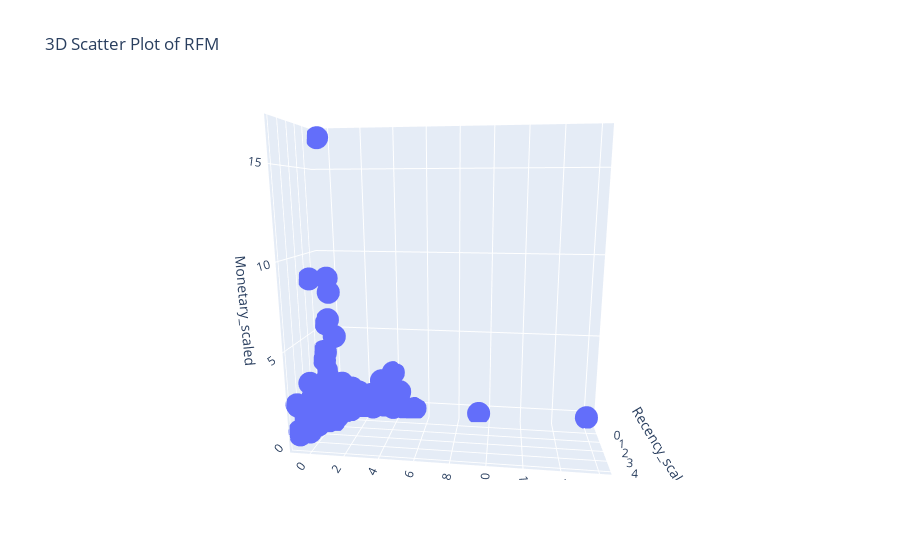

Source (notebook cell):
### Code cell
# 3D Scatter plot
fig = px.scatter_3d(rfm_scaled_df, x='Recency_scaled', y='Frequency_scaled', z='Monetary_scaled', 
                    title='3D Scatter Plot of RFM',
                    labels={'Recency': 'Recency_scaled',
                            'Frequency': 'Frequency_scaled',
                            'Monetary': 'Monetary_scaled'})

fig.show()

### Figure 1 — Plotly figure (JSON) as saved in the notebook; plotly's stock layout.template omitted (floating-point values rounded to 4 significant figures; data arrays with more than 128 entries replaced by an {"elided": "..."} marker saying what was removed)
{"data": [{"hovertemplate": "Recency_scaled=%{x}<br>Frequency_scaled=%{y}<br>Monetary_scaled=%{z}<extra></extra>", "legendgroup": "", "marker": {"color": "#636efa", "symbol": "circle"}, "mode": "markers", "name": "", "scene": "scene", "showlegend": false, "type": "scatter3d", "x": {"elided": "738 float values"}, "y": {"elided": "738 float values"}, "z": {"elided": "738 float values"}}], "layout": {"autosize": true, "legend": {"tracegroupgap": 0}, "scene": {"aspectmode": "auto", "aspectratio": {"x": 0.4385, "y": 1.487, "z": 1.534}, "camera": {"center": {"x": 0, "y": 0, "z": 0}, "eye": {"x": 2.106, "y": 0.254, "z": 0.4356}, "projection": {"type": "perspective"}, "up": {"x": 0, "y": 0, "z": 1}}, "domain": {"x": [0, 1], "y": [0, 1]}, "xaxis": {"title": {"text": "Recency_scaled"}, "type": "linear"}, "yaxis": {"title": {"text": "Frequency_scaled"}, "type": "linear"}, "zaxis": {"title": {"text": "Monetary_scaled"}, "type": "linear"}}, "title": {"text": "3D Scatter Plot of RFM"}}}
